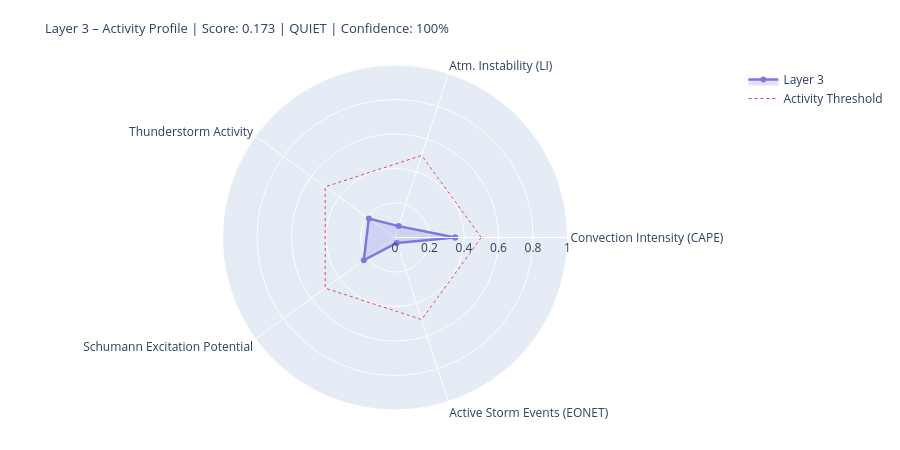

Notebook code for this chart:
### Markdown cell above
---
## 4. State Assessment & Handoff to Layer 4/5

### Code cell
# ============================================================
# LAYER-3-SCORE
# Five dynamic components
# ============================================================

def norm(v, lo, hi):
    if v is None or (isinstance(v, float) and math.isnan(v)): return None
    return round(max(0.0, min(1.0, (v - lo) / (hi - lo))), 4)

# --- 1) Convection intensity (global CAPE mean) ---
cape_mean = df_atm['cape'].dropna().mean() if not df_atm.empty else None
conv_score = norm(cape_mean, 0, 3000)
conv_src   = 'primary' if cape_mean is not None else 'missing'

# --- 2) Atmospheric instability (LI mean) ---
li_mean   = df_atm['li'].dropna().mean() if not df_atm.empty else None
# Negative LI = unstable → higher score
instab_score = norm(-li_mean if li_mean is not None else None, -6, 6)
instab_src   = 'primary' if li_mean is not None else 'missing'

# --- 3) Thunderstorm activity (mean thunder score + WMO count) ---
thunder_mean = df_atm['thunder_score'].mean() if not df_atm.empty else None
n_thunder    = int(df_atm['thunderstorm'].sum()) if not df_atm.empty else 0
thunder_score_val = norm(
    (thunder_mean or 0) * 0.7 + n_thunder * 0.1, 0, 1.0
) if thunder_mean is not None else None
thunder_src = 'primary'

# --- 4) Schumann excitation potential (weighted Schumann contribution) ---
schumann_pot = df_atm['schumann_contribution'].mean() if not df_atm.empty else None
# Boosted by Layer-2 thunderstorm trigger
if schumann_pot is not None and l2_thunder:
    schumann_pot = min(1.0, schumann_pot * 1.2)
schumann_score = norm(schumann_pot, 0, 1.0) if schumann_pot is not None else None
schumann_src   = 'derived'

# --- 5) Storm activity (NASA EONET) ---
# Distinction: None = data not loaded, 0.0 = loaded but no events
storm_score = None
storm_src   = 'missing'
if raw.get('storms') is not None:          # API reached successfully
    storm_score = norm(len(storm_events), 0, 30) if storm_events else 0.0
    storm_src   = 'primary'

# X-Ray and Kp: context only, not in dynamic score
# (X-Ray = Layer-0/4 driver; Kp = geomagnetic index, not a lightning proxy)
xray_context = None
if raw.get('xray'):
    df_xc = pd.DataFrame(raw['xray'])
    fc = next((c for c in df_xc.columns
               if any(k in c.lower() for k in ['flux','long']) and 'time' not in c.lower()),
              df_xc.columns[1])
    df_xc[fc] = pd.to_numeric(df_xc[fc], errors='coerce')
    xray_last = df_xc[fc].dropna().iloc[-1] if not df_xc[fc].dropna().empty else None
    if xray_last:
        xray_class = ('X' if xray_last>=1e-4 else 'M' if xray_last>=1e-5
                      else 'C' if xray_last>=1e-6 else 'B')
        xray_context = {'flux': float(xray_last), 'class': xray_class}
        print(f'X-Ray context: {xray_class}-class ({xray_last:.2e} W/m²)')

# --- Aggregate ---
COMPONENTS = {
    'Convection Intensity (CAPE)':  {'score': conv_score,       'source': conv_src,    'dynamic': True},
    'Atm. Instability (LI)':         {'score': instab_score,     'source': instab_src,  'dynamic': True},
    'Thunderstorm Activity':              {'score': thunder_score_val, 'source': thunder_src, 'dynamic': True},
    'Schumann Excitation Potential':   {'score': schumann_score,   'source': schumann_src,'dynamic': True},
    'Active Storm Events (EONET)': {'score': storm_score,      'source': storm_src,   'dynamic': True},
}

available   = {k: v['score'] for k, v in COMPONENTS.items() if v['score'] is not None}
unavailable = [k for k, v in COMPONENTS.items() if v['score'] is None]
layer3_score = round(sum(available.values()) / len(available), 4) if available else None
confidence   = round(len(available) / len(COMPONENTS), 2)
level = ('unknown' if layer3_score is None
         else 'quiet'   if layer3_score < 0.3
         else 'moderate' if layer3_score < 0.6
         else 'active')
dominant_l3 = max(available, key=available.get) if available else 'none'

# --- Ausgabe ---
W = 68
print('=' * W)
print('LAYER 3 – ATMOSPHERE / WEATHER / THUNDERSTORMS – STATE ASSESSMENT')
print('=' * W)
for name, comp in COMPONENTS.items():
    s = comp['score']
    if s is not None:
        bar = '█' * int(s * 20) + '░' * (20 - int(s * 20))
        print(f'  {name:<36} {bar}  {s:.3f}  [{comp["source"]}]')
    else:
        print(f'  {name:<36} {"─" * 20}  n/a   [missing]')
print('-' * W)
print(f'  Score:        {layer3_score:.3f}  ({len(available)}/{len(COMPONENTS)} components)')
print(f'  Confidence:   {confidence:.0%}')
print(f'  Level:        {level.upper()}')
print(f'  Dominant:     {dominant_l3}')
print(f'  CAPE mean:    {cape_mean:.0f} J/kg' if cape_mean else '  CAPE mean:    n/a')
print(f'  LI mean:      {li_mean:.1f} K' if li_mean is not None else '  LI mean:      n/a')
print(f'  Thunderstorms:{n_thunder} points (WMO)  +  {len(storm_events)} NASA EONET')
print('=' * W)

# Radar
cats   = list(available.keys())
vals_r = list(available.values())
if len(cats) >= 3:
    fig = go.Figure()
    fig.add_trace(go.Scatterpolar(
        r=vals_r + [vals_r[0]], theta=cats + [cats[0]],
        fill='toself', fillcolor='rgba(127,119,221,0.22)',
        line=dict(color='#7F77DD', width=2.5), name='Layer 3'
    ))
    fig.add_trace(go.Scatterpolar(
        r=[0.5] * (len(cats)+1), theta=cats + [cats[0]],
        line=dict(color='#E24B4A', dash='dot', width=1),
        mode='lines', name='Activity Threshold'
    ))
    fig.update_layout(
        title=dict(
            text=f'Layer 3 – Activity Profile | Score: {layer3_score:.3f} | {level.upper()} | Confidence: {confidence:.0%}',
            font=dict(size=13)
        ),
        polar=dict(radialaxis=dict(visible=True, range=[0, 1])),
        height=450, showlegend=True,
        margin=dict(l=60, r=60, t=65, b=40)
    )
    fig.show()

### Figure 1 — Plotly figure (JSON) as saved in the notebook; plotly's stock layout.template omitted (floating-point values rounded to 4 significant figures)
{"data": [{"fill": "toself", "fillcolor": "rgba(127,119,221,0.22)", "line": {"color": "#7F77DD", "width": 2.5}, "name": "Layer 3", "r": [0.3489, 0.0694, 0.1877, 0.2235, 0.0333, 0.3489], "theta": ["Convection Intensity (CAPE)", "Atm. Instability (LI)", "Thunderstorm Activity", "Schumann Excitation Potential", "Active Storm Events (EONET)", "Convection Intensity (CAPE)"], "type": "scatterpolar"}, {"line": {"color": "#E24B4A", "dash": "dot", "width": 1}, "mode": "lines", "name": "Activity Threshold", "r": [0.5, 0.5, 0.5, 0.5, 0.5, 0.5], "theta": ["Convection Intensity (CAPE)", "Atm. Instability (LI)", "Thunderstorm Activity", "Schumann Excitation Potential", "Active Storm Events (EONET)", "Convection Intensity (CAPE)"], "type": "scatterpolar"}], "layout": {"height": 450, "margin": {"b": 40, "l": 60, "r": 60, "t": 65}, "polar": {"radialaxis": {"range": [0, 1], "visible": true}}, "showlegend": true, "title": {"font": {"size": 13}, "text": "Layer 3 – Activity Profile | Score: 0.173 | QUIET | Confidence: 100%"}}}
